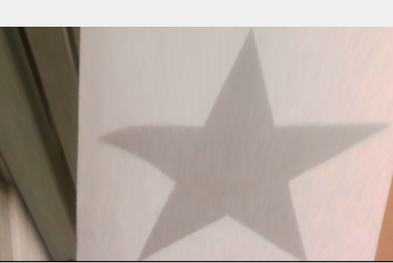
#> input picture vision/vision/test.png, 393 x 263 px, shrunk from 500 x 335 before the run, found by its file name
$ python search_test.py
#> lines starting #> are read from the running program, lines starting #| are printed output that depends on the picture; after the words box and inside, x2 and y2 are one past the last pixel; in counts of white or black regions, pixels touching at a corner belong together
import cv2
import numpy as np

img = cv2.imread("/home/ingyu/ros2_ws/src/wcrc/vision/vision/test.png") # 배경이미지
#> img is the input picture: shape (263, 393, 3); mean B, G, R 161.4, 169.2, 181.4
#img = cv2.imread("normal.jpg") # 배경이미지
imgGray = cv2.cvtColor(img, cv2.COLOR_BGR2GRAY) # 배경이미지를 흑백으로 변환
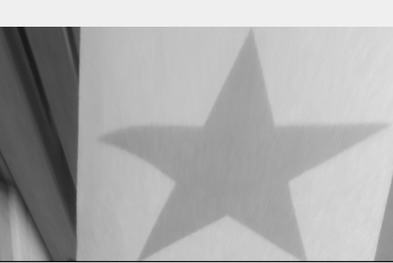
#> imgGray: shape (263, 393); min 0, max 253, mean 171.9
target = cv2.imread("/home/ingyu/ros2_ws/src/wcrc/vision/vision/images/star.png", cv2.IMREAD_GRAYSCALE) # 찾을 이미지. 불러올때부터 흑백
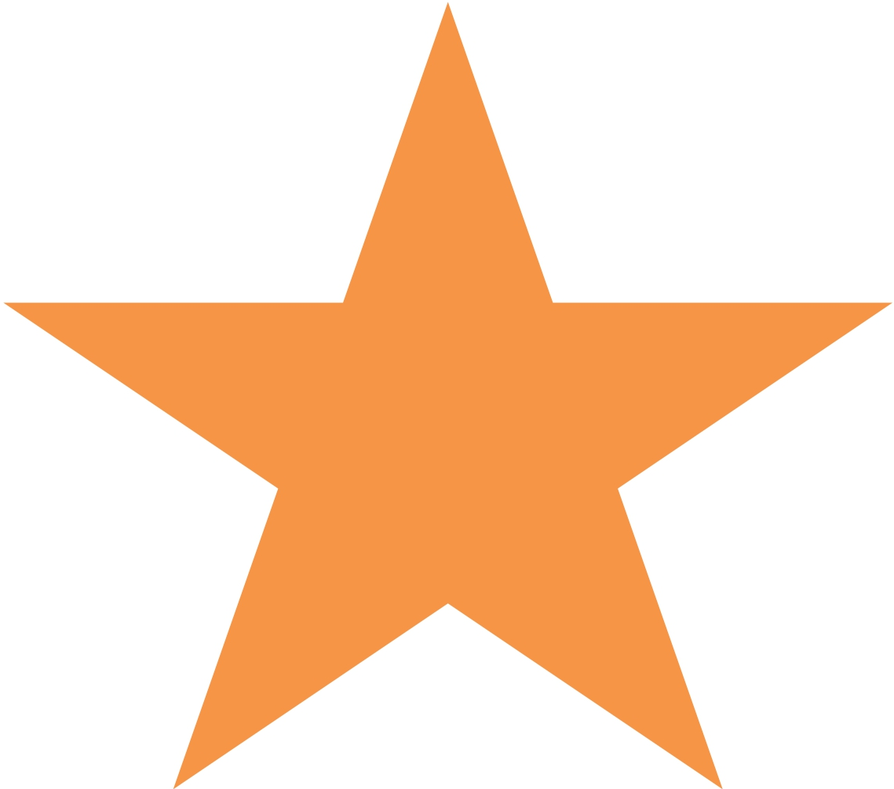
#> input picture vision/vision/images/star.png, 894 x 789 px, shrunk from 1139 x 1005 before the run, found by its file name
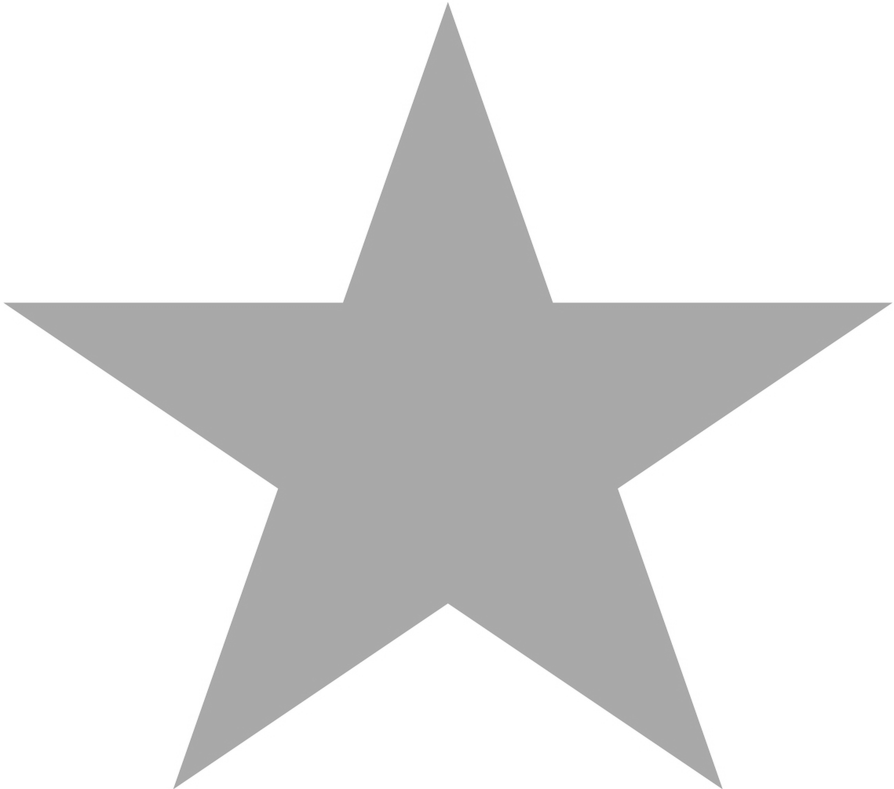
#> target: shape (789, 894); min 160, max 255, mean 226.8


w, h = target.shape[::-1] # 타겟의 크기값을 변수에 할당
#> w = 894; h = 789

res = cv2.matchTemplate(imgGray, target, cv2.TM_CCOEFF_NORMED)
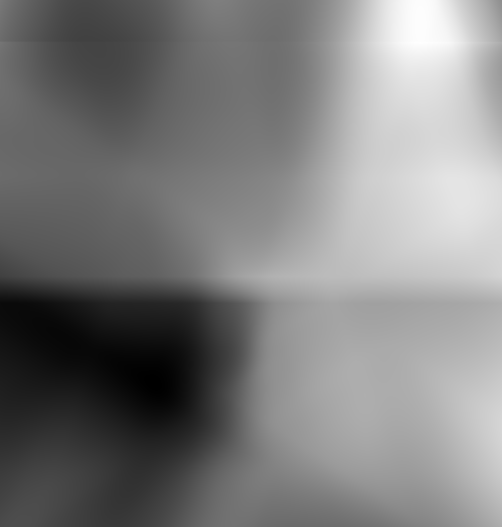
#> res: shape (527, 502) float32; min -0.664, max 0.696, mean 0.006; drawn with min black and max white
threshold = 0.5 # 0~1의 값. 높으면 적지만 정확한 결과. 낮으면 많지만 낮은 정확도.
loc = np.where(res>=threshold) # res에서 threshold보다 큰 값만 취한다.
#> loc = 13742 positions, rows 0 to 238, columns 374 to 501
for pt in zip(*loc[::-1]):
    cv2.rectangle(img, pt, (pt[0] + w, pt[1] + h), (0,0,255), 2) # 결과값에 사각형을 그린다
#> this loop made 13742 passes
#> pt on passes 1 to 3: (380, 0), (381, 0), (382, 0)
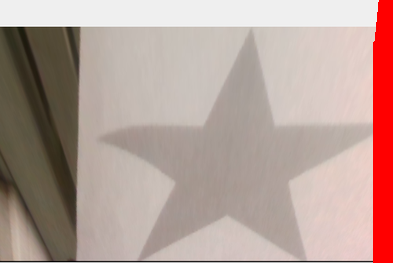
#> img: shape (263, 393, 3); 4.94% of pixels changed, all inside (x1, y1, x2, y2) = (373, 0, 393, 263)

cv2.imshow("img", img)
cv2.waitKey(0)
cv2.destroyAllWindows()
